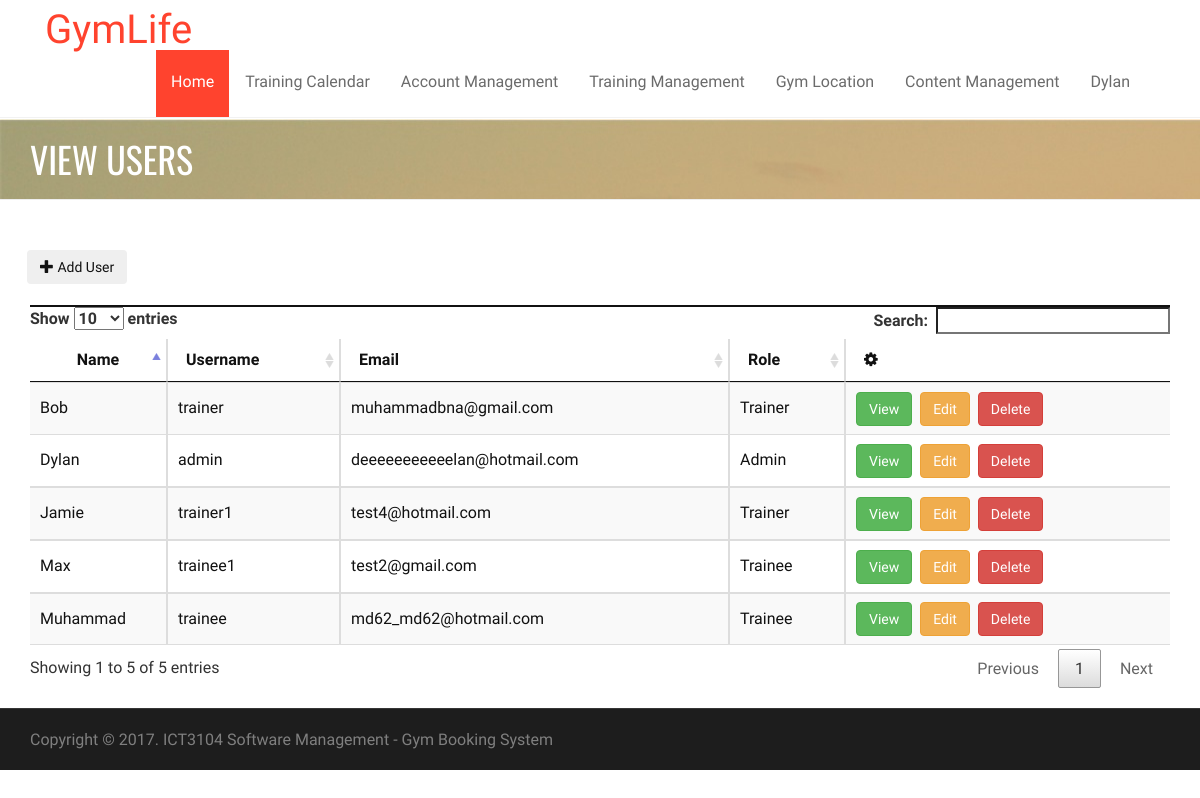
The page /admin/user.php (signed in) on the database its author committed.
### tables this page shows
CREATE TABLE IF NOT EXISTS `user` (
`userID` int(11) NOT NULL,
  `roleID` int(11) NOT NULL,
  `name` varchar(255) NOT NULL,
  `userName` varchar(15) NOT NULL,
  `email` varchar(255) NOT NULL,
  `contactNumber` int(11) NOT NULL,
  `password` varchar(255) NOT NULL,
  `status` int(11) NOT NULL,
  `passwordChange` bit(1) NOT NULL
);

### db.class.php (called while the page is built, shortened)
<?php
class DB {
  protected static $mdb = null;
  public static function getMDB() {
    $mdb = DB::$mdb;
    if ($mdb === null) {
      $mdb = DB::$mdb = new MeekroDB();
    }
    return $mdb;
  }
  public static function query() { $args = func_get_args(); return call_user_func_array(array(DB::getMDB(), 'query'), $args); }
}
class MeekroDB {
  public $encoding = 'latin1';
  public $connect_options = array(MYSQLI_OPT_CONNECT_TIMEOUT => 30);
  public $internal_mysql = null;
  public function __construct($host=null, $user=null, $password=null, $dbName=null, $port=null, $encoding=null) {
    if ($encoding === null) $encoding = DB::$encoding;
    $this->encoding = $encoding;
  }
  public function get() {
    $mysql = $this->internal_mysql;
    if (!($mysql instanceof MySQLi)) {
      $mysql = new mysqli();
      foreach ($this->connect_options as $key => $value) {
        $mysql->options($key, $value);
      }
      $mysql->set_charset($this->encoding);
      $this->internal_mysql = $mysql;
    }
    return $mysql;
  }
  protected function preparseQueryParams() {
    $args = func_get_args();
    $sql = trim(strval(array_shift($args)));
    $args_all = $args;
    if (count($args_all) == 0) return array($sql);
    $chunkyQuery = array();
    return $chunkyQuery;
  }
  protected function parseQueryParams() {
    $args = func_get_args();
    $chunkyQuery = call_user_func_array(array($this, 'preparseQueryParams'), $args);
    $query = '';
    foreach ($chunkyQuery as $chunk) {
      if (is_string($chunk)) {
        $query .= $chunk;
        continue;
      }
      $result = '';
      $query .= $result;
    }
    return $query;
  }
  protected function prependCall($function, $args, $prepend) { array_unshift($args, $prepend); return call_user_func_array($function, $args); }
  public function query() { $args = func_get_args(); return $this->prependCall(array($this, 'queryHelper'), $args, 'assoc'); }
  protected function queryHelper() {
    $args = func_get_args();
    $type = array_shift($args);
    $db = $this->get();
    $is_buffered = true;
    $row_type = 'assoc';
    $full_names = false;
    $sql = call_user_func_array(array($this, 'parseQueryParams'), $args);
    $result = $db->query($sql, $is_buffered ? MYSQLI_STORE_RESULT : MYSQLI_USE_RESULT);
    $return = array();
    while ($row = ($row_type == 'assoc' ? $result->fetch_assoc() : $result->fetch_row())) {
      $return[] = $row;
    }
    return $return;
  }
}
?>

### admin/user.php (the view, shortened to what this page needs)
<!doctype html>
<html lang="en">
    <head>
        <link rel="stylesheet" href="../asset/bootstrap/css/bootstrap.min.css" type="text/css">
        <link rel="stylesheet" href="../asset/font-awesome/css/font-awesome.min.css" type="text/css">
        <link rel="stylesheet" href="../asset/css/owl.carousel.css" type="text/css">
        <link rel="stylesheet" href="../asset/css/owl.theme.css" type="text/css">
        <link rel="stylesheet" href="../asset/css/owl.transitions.css" type="text/css">
        <link rel="stylesheet" type="text/css" href="../asset/css/animate.css">
        <link rel="stylesheet" type="text/css" href="../asset/css/lightbox.css">
        <link rel="stylesheet" type="text/css" href="../asset/css/style.css">
        <link rel="stylesheet" type="text/css" href="../asset/css/responsive.css">
        <link rel="stylesheet" type="text/css" href="../asset/css/table.css">
        <link rel="stylesheet" href="../asset/plugins/sweetalert-master/sweet-alert.css">
        <link rel="stylesheet" href="../asset/plugins/DataTables/css/jquery.dataTables.css">
    </head>
    <body>
        <?php require_once('../header.php'); ?>
        <div class="page-header">
            <div class="overlay">
                <div class="container">
                    <div class="row">
                        <div class="col-md-12">
                            <h1>View Users</h1>
                        </div>
                    </div>
                </div>
            </div>
        </div>
        <section id="about-section" class="about-section">
            <div class="container">
				<div class="row">
				&nbsp;&nbsp;&nbsp;<button type="button" class="btn" onclick="location.href='addUser.php'"><span class="glyphicon glyphicon-plus"></span>  Add User</button>
				<br><br>
                    <div class="col-md-12">
                        <div class="panel panel-default panel-table">
                            <div class="panel-heading">
                            </div>
                            <div class="panel-body">
                                <table id="users" class="table table-striped table-bordered table-list" width="100%">
                                    <thead>
                                        <tr>
                                            <th>Name</th>
                                            <th>Username</th>
                                            <th>Email</th>
                                            <th>Role</th>
                                            <th data-sortable="false"><em class="fa fa-cog"></th>
                                        </tr>
                                    </thead>
                                    <tbody>
                                        <?php
                                        $record = DB::query("SELECT * FROM user WHERE status='2'");
                                        foreach ($record as $row) {
                                            echo "<tr>";
                                            echo "<td>" . $row['name'] . "</td>";
                                            echo "<td>" . $row['userName'] . "</td>";
                                            echo "<td>" . $row['email'] . "</td>";
                                            if ($row['roleID'] == '1') {
                                                echo " <td> Admin </td>";
                                            } elseif ($row['roleID'] == '2') {
                                                echo "<td> Trainer </td>";
                                            } elseif ($row['roleID'] == '3') {
                                                echo "<td> Trainee </td>";
                                            } else {
                                                echo "<td> ERROR </td>";
                                            }
                                            echo "<td>";
                                            echo "<button class='btn btn-success' onclick=\"location.href ='viewUser.php?id=" . $row['userID'] . "' \">View</button> &nbsp;";
                                            echo "<button class='btn btn-warning' onclick=\"location.href ='editUser.php?id=" . $row['userID'] . "' \">Edit</button> &nbsp;";
                                            echo "<button class='btn btn-danger' onclick='dlt(\"" . $row['userID'] . "\")'>Delete</button>";
                                            echo "</td>";
                                            echo "</tr>";
                                        }
                                        ?>
                                    </tbody>
                                </table>
                            </div>
                        </div>
                    </div>
                </div>
            </div>
        <div id="copyright-section" class="copyright-section">
            <div class="container">
                <div class="row">
                    <div class="col-md-7">
                        <div class="copyright">
                            Copyright © 2017. ICT3104 Software Management - Gym Booking System</a>
                        </div>
                    </div>
                </div>
            </div>
        </div>
</body>
</html>

### asset/css/lightbox.css (style rules this page uses)
body:after { content: url(../images/close.png) url(../images/loading.gif) url(../images/prev.png) url(../images/next.png); display: none; }

### asset/css/style.css (style rules this page uses)
body { font-family: 'PT Sans Narrow', Arial, sans-serif; font-size: 16px; color: #111; line-height: 21px; -webkit-font-smoothing: antialiased !important; -moz-osx-font-smoothing: grayscale !important; text-rendering: optimizeLegibility !important; font-smoothing: antialiased !important; vertical-align: baseline; }
h1, h2, h3, h4, h5, h6 { font-family: 'Oswald', Arial, sans-serif; font-weight: 400; text-transform: uppercase; margin-top: 0; margin-bottom: 0; }
.page-header { background: url(../images/banner.jpg) no-repeat; padding: 20px 0; margin-top: 1px; }
.page-header h1 { color: #fff; }
#about-section { padding-top: 30px; padding-bottom: 130px; //background: url(../images/parallax/bg-01.jpg) no-repeat; background-size: cover; background-position: center; }
.panel { border-radius: 0; border: none !important; box-shadow: none !important }
.panel-default > .panel-heading { background: transparent; border: 1px solid #111; border-radius: none; font-weight: 400; }
.panel-body { padding: 15px 10px; border: none !important; color: #111; font-size: 16px; background-color: transparent !important; }
.panel-heading { padding: 0; border-top-left-radius: 0; border-top-right-radius: 0; }
.copyright-section { border-top: 1px solid #363636; font-size: 12px; padding: 20px 0; background: #1d1d1d; color: #7f7f7f; }
.copyright { font-size: 16px; }

### asset/css/table.css (style rules this page uses)
.panel-table .panel-body { padding:0; }
.panel-table .panel-body .table-bordered { border-style: none; margin:0; }
.panel-table .panel-body .table-bordered > thead > tr > th:first-of-type { text-align:center; width: 100px; }
.panel-table .panel-body .table-bordered > thead > tr > th:last-of-type, .panel-table .panel-body .table-bordered > tbody > tr > td:last-of-type { border-right: 0px; }
.panel-table .panel-body .table-bordered > thead > tr > th:first-of-type, .panel-table .panel-body .table-bordered > tbody > tr > td:first-of-type { border-left: 0px; }
.panel-table .panel-body .table-bordered > tbody > tr:first-of-type > td { border-bottom: 0px; }
.panel-table .panel-body .table-bordered > thead > tr:first-of-type > th { border-top: 0px; }
.panel-table .panel-body .table-bordered > tbody > tr > td { line-height: 34px; }

### rows shown on the page
user: name "Dylan", userName "admin", email "deeeeeeeeeeelan@hotmail.com", shows "Admin"
user: name "Bob", userName "trainer", email "muhammadbna@gmail.com", shows "Trainer"
user: name "Muhammad", userName "trainee", email "md62_md62@hotmail.com", shows "Trainee"
user: name "Jamie", userName "trainer1", email "test4@hotmail.com", shows "Trainer"
user: name "Max", userName "trainee1", email "test2@gmail.com", shows "Trainee"

### other values the page prints
$_SESSION['name'] "Dylan"
